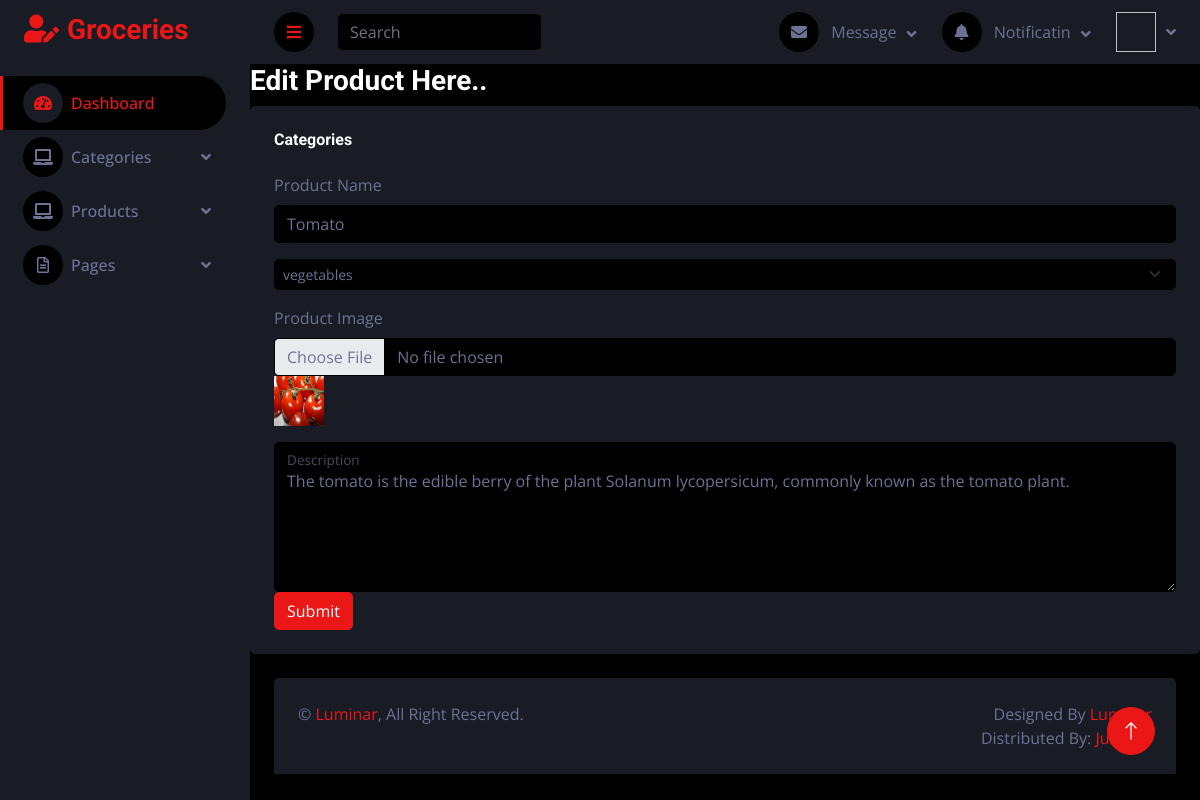
Page /GroceryApp/editProduct/19/ on the committed database.
### GroceryApp/models.py (models this page shows)
class ProductDB(models.Model):
    ProductName = models.CharField(max_length=50, null=True, blank=True)
    CategoryName = models.CharField(max_length=50, null=True, blank=True)
    Description = models.CharField(max_length=50, null=True, blank=True)
    Price = models.CharField(max_length=50, null=True, blank=True)
    ProductImage = models.ImageField(upload_to="ProductImages", null=True, blank=True)

### GroceryApp/views.py (the view)
# urls.py: path('editProduct/<int:dataid>/',views.editProduct,name="editProduct"),
def editProduct(reg,dataid):
    data = ProductDB.objects.get(id=dataid)
    pro = ProductDB.objects.all()
    return render(reg,"editproduct.html",{'data':data,'pro':pro})

### GroceryApp/templates/editproduct.html (shortened to what this page needs)
<!DOCTYPE html>
{% extends 'index.html' %}
{% block content %}
<html lang="en">
<head>
</head>
<body>
<div>
    <h3>Edit Product Here..</h3>
</div>
<form method="post" action="{% url 'updateProduct' dataid=data.id%}" enctype="multipart/form-data">
    <div class="col-sm-12 col-xl-12">
                        <div class="bg-secondary rounded h-100 p-4">
                            <h6 class="mb-4">Categories</h6>
                            <form>
                                 <div class="mb-3">
                                    <label for="exampleInputEmail1" class="form-label">Product Name</label>
                                    <input type="text" class="form-control" id="exampleInputEmail1" aria-describedby="emailHelp" name="pname" value="{{data.ProductName}}">
                                </div>
                                <select class="form-select form-select-sm mb-3" aria-label=".form-select-sm example" name="cname">
                                    <option>{{data.CategoryName}}</option>
                            </select>
                                <div class="mb-3">
                                <label for="formFile" class="form-label">Product Image</label>
                                <input class="form-control bg-dark" type="file" id="formFile" name="pimage">
                                    <img src="{{data.ProductImage.url}}" width="50px" height="50px">
                            </div>
                                <div class="form-floating">
                                <textarea class="form-control" placeholder="Description" id="floatingTextarea" style="height: 150px;" name="description">{{data.Description}}</textarea>
                                <label for="floatingTextarea">Description</label>
                            </div>
                                <button type="submit" class="btn btn-primary">Submit</button>
                            </form>
                        </div>
                    </div>
</form>
</body>
</html>
{% endblock %}

### GroceryApp/static/css/style.css (style rules this page uses)
:root { --primary: #EB1616; --secondary: #191C24; --light: #6C7293; --dark: #000000; }
.btn { transition: .5s; }

### rows in the picture
ProductDB: pname "Tomato", cname "vegetables", ProductImage (picture), description "The tomato is the edible berry of the plant Solanum lycopersicum, commonly known as the tomato plant."
